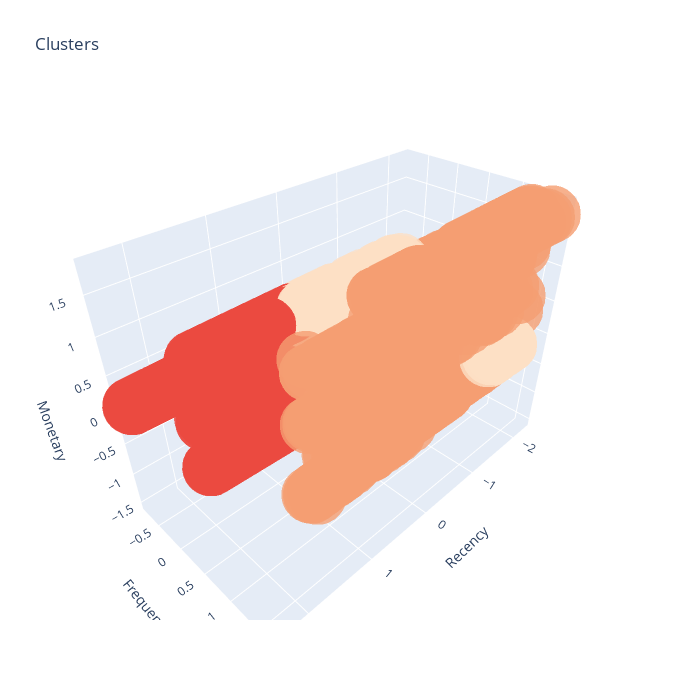

Notebook source saved alongside this figure:
### Code cell
trace = go.Scatter3d(
    x= rfm_scaled['Recency'],
    y= rfm_scaled['Frequency'],
    z= rfm_scaled['Monetary'],
    mode='markers',
    marker=dict(
        color = labels, 
        colorscale = 'peach',
        size= 20,
        # line=dict(
        #     color= labels,
        #     colorscale = 'peach',
        #     width= 12
        # ),
        opacity=0.8
     )
)
data = [trace]
layout = go.Layout(
    margin=dict(l=0,r=0),
    height = 700,width = 700,
    title= 'Clusters',
    scene = dict(
            xaxis = dict(title  = 'Recency'),
            yaxis = dict(title  = 'Frequency'),
            zaxis = dict(title  = 'Monetary')
        )
)
fig = go.Figure(data=data, layout=layout)
py.offline.iplot(fig)

### Figure 1 — Plotly figure (JSON) as saved in the notebook; plotly's stock layout.template omitted (floating-point values rounded to 4 significant figures; data arrays with more than 128 entries replaced by an {"elided": "..."} marker saying what was removed)
{"data": [{"marker": {"color": {"elided": "3368 int values"}, "colorscale": [[0, "rgb(253, 224, 197)"], [0.1667, "rgb(250, 203, 166)"], [0.3333, "rgb(248, 181, 139)"], [0.5, "rgb(245, 158, 114)"], [0.6667, "rgb(242, 133, 93)"], [0.8333, "rgb(239, 106, 76)"], [1, "rgb(235, 74, 64)"]], "opacity": 0.8, "size": 20}, "mode": "markers", "type": "scatter3d", "x": {"elided": "3368 float values"}, "y": {"elided": "3368 float values"}, "z": {"elided": "3368 float values"}}], "layout": {"height": 700, "margin": {"l": 0, "r": 0}, "scene": {"xaxis": {"title": {"text": "Recency"}}, "yaxis": {"title": {"text": "Frequency"}}, "zaxis": {"title": {"text": "Monetary"}}}, "title": {"text": "Clusters"}, "width": 700}}
